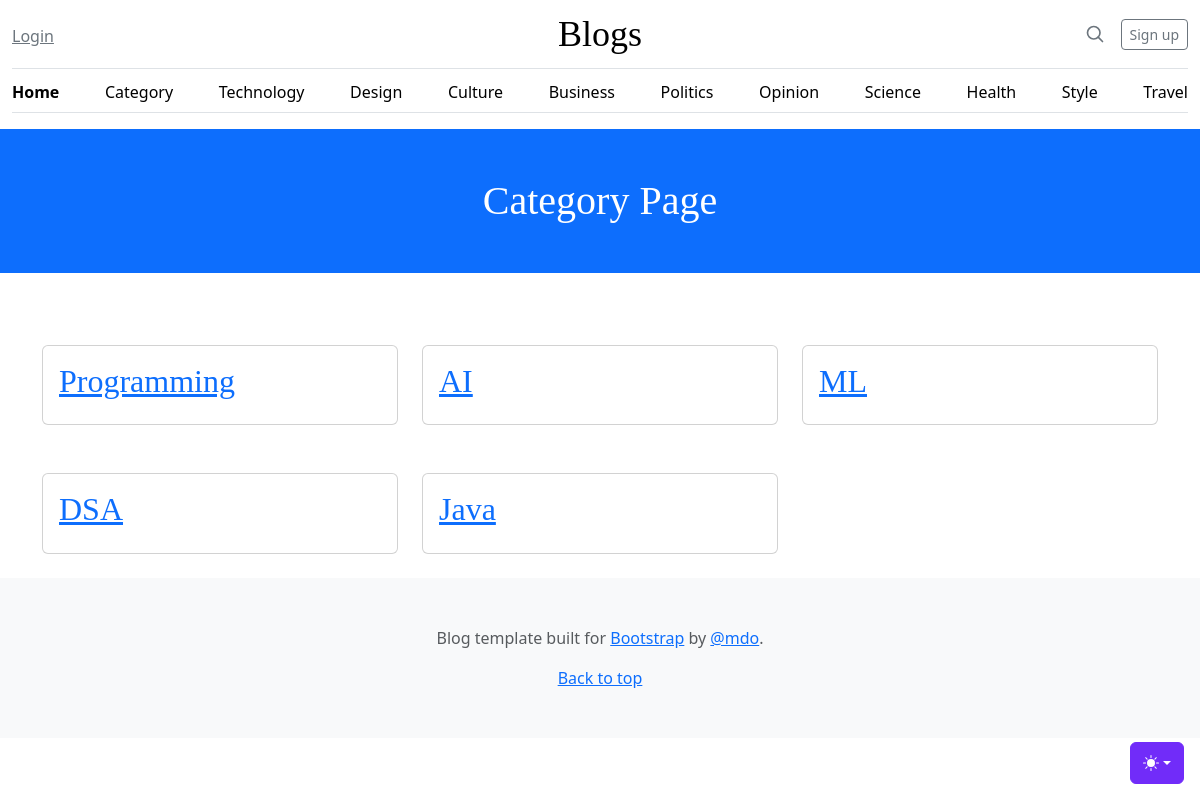
Before: /category with the older database file.
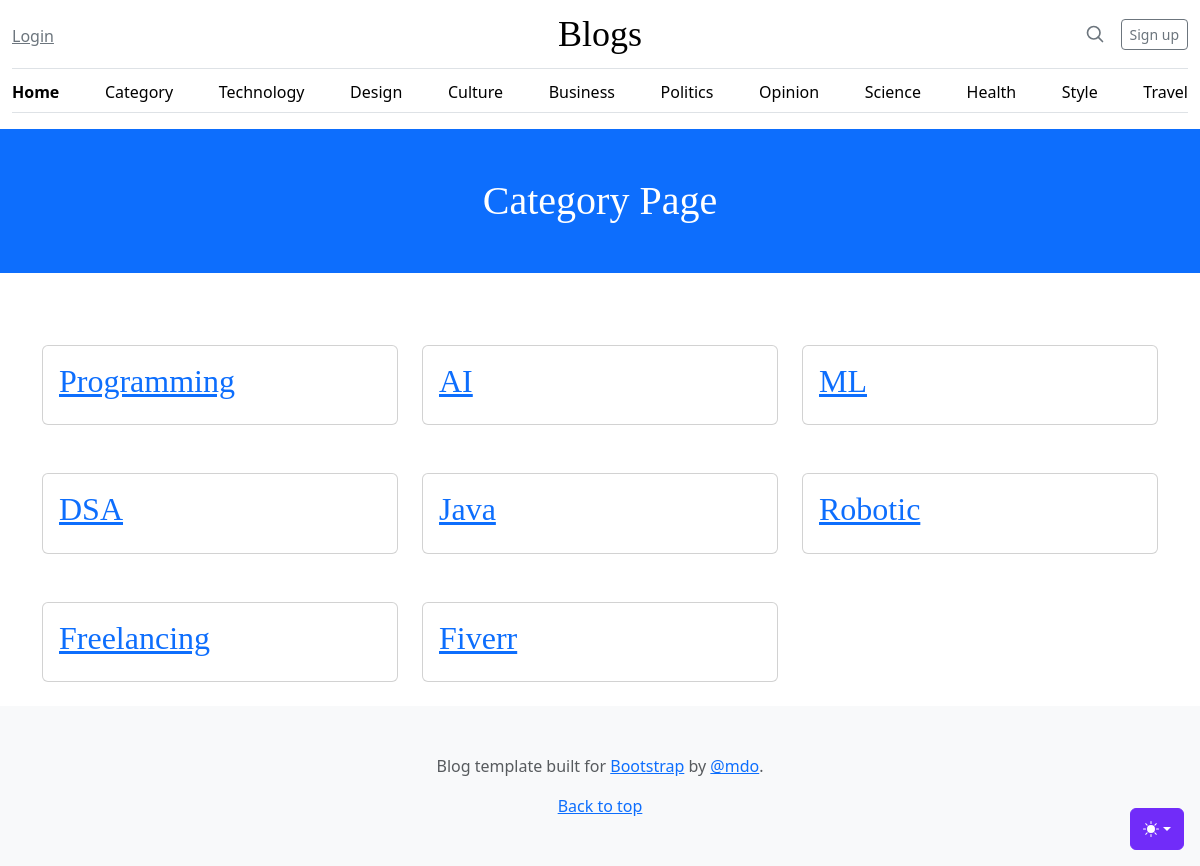
After: the same page with the newer database file.
### core/models.py (models this page shows, shortened)
class Category(models.Model):
    name = models.CharField(max_length=255)
    date = models.DateTimeField(auto_now_add=True)
    slug = models.CharField(max_length=50, unique=True, blank=True, null=True)

### core/views.py (the view)
# urls.py: path("category", views.category, name="category"),
def category(request):
    category = Category.objects.all()
    context = {
        'category':category,
    }
    return render(request, 'category.html',context)

### template/category.html
{% extends "base.html" %}
{% block content %}
<h1 class="bg-primary p-5 text-center mb-5 text-white">Category Page</h1>
<div class="container">
    <div class="row">
        {% for i in category %}
        <div class="col-md-4 my-4">
            <div class="card cat">
                <div class="card-body">
                   <h2>
                        <a href="{% url 'catPost' i.slug %}" class="cat-head">
                            {{i.name}}
                        </a>
                    </h2>
                </div>
            </div>
        </div>
        {% endfor %}
    </div>
</div>
{% endblock content %}

Changed rows visible on the page:
added Category: name "Robotic"
added Category: name "Freelancing"
added Category: name "Fiverr"
